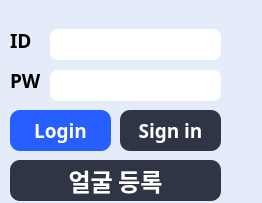
<?xml version="1.0" encoding="UTF-8"?>
<ui version="4.0">
 <class>Form</class>
 <widget class="QWidget" name="Form">
  <property name="geometry">
   <rect>
    <x>0</x>
    <y>0</y>
    <width>262</width>
    <height>203</height>
   </rect>
  </property>
  <property name="windowTitle">
   <string>Form</string>
  </property>
  <property name="styleSheet">
   <string notr="true">background-color: #e4ecfa;</string>
  </property>
  <widget class="QLineEdit" name="le_id">
   <property name="geometry">
    <rect>
     <x>50</x>
     <y>29</y>
     <width>171</width>
     <height>31</height>
    </rect>
   </property>
   <property name="font">
    <font>
     <family>Noto Sans KR</family>
     <pointsize>12</pointsize>
     <weight>75</weight>
     <bold>true</bold>
    </font>
   </property>
   <property name="styleSheet">
    <string notr="true">background-color: #ffffff;
border-radius: 8px;
color: #000000;
padding-right: 3px;
padding-left: 3px;
padding-bottom: 1px;</string>
   </property>
  </widget>
  <widget class="QLineEdit" name="le_pw">
   <property name="geometry">
    <rect>
     <x>50</x>
     <y>70</y>
     <width>171</width>
     <height>31</height>
    </rect>
   </property>
   <property name="font">
    <font>
     <family>Noto Sans KR</family>
     <pointsize>12</pointsize>
     <weight>75</weight>
     <bold>true</bold>
    </font>
   </property>
   <property name="styleSheet">
    <string notr="true">background-color: #ffffff;
border-radius: 8px;
color: #000000;
padding-right: 3px;
padding-left: 3px;
padding-bottom: 1px;</string>
   </property>
  </widget>
  <widget class="QPushButton" name="btn_login">
   <property name="geometry">
    <rect>
     <x>10</x>
     <y>110</y>
     <width>101</width>
     <height>41</height>
    </rect>
   </property>
   <property name="font">
    <font>
     <family>Noto Sans KR</family>
     <pointsize>14</pointsize>
     <weight>75</weight>
     <bold>true</bold>
    </font>
   </property>
   <property name="styleSheet">
    <string notr="true">QPushButton {
	background-color: #275efe;
	border-radius: 10px;
	color: #ffffff;
}
QPushButton:hover {
	background-color: #274fff;
}</string>
   </property>
   <property name="text">
    <string>Login</string>
   </property>
  </widget>
  <widget class="QPushButton" name="btn_signin">
   <property name="geometry">
    <rect>
     <x>120</x>
     <y>110</y>
     <width>101</width>
     <height>41</height>
    </rect>
   </property>
   <property name="font">
    <font>
     <family>Noto Sans KR</family>
     <pointsize>14</pointsize>
     <weight>75</weight>
     <bold>true</bold>
    </font>
   </property>
   <property name="styleSheet">
    <string notr="true">QPushButton {
	border: none;
	background-color: #2f3545;
	border-radius: 10px;
	color: #ffffff;
}
QPushButton:hover {
	background-color: #49526b;
	color: #ffffff;
}</string>
   </property>
   <property name="text">
    <string>Sign in</string>
   </property>
  </widget>
  <widget class="QPushButton" name="btn_registerFace">
   <property name="geometry">
    <rect>
     <x>10</x>
     <y>160</y>
     <width>211</width>
     <height>41</height>
    </rect>
   </property>
   <property name="font">
    <font>
     <family>Noto Sans KR</family>
     <pointsize>18</pointsize>
     <weight>75</weight>
     <bold>true</bold>
    </font>
   </property>
   <property name="styleSheet">
    <string notr="true">QPushButton {
	border: none;
	background-color: #2f3545;
	border-radius: 10px;
	color: #ffffff;
}
QPushButton:hover {
	background-color: #49526b;
	color: #ffffff;
}</string>
   </property>
   <property name="text">
    <string>얼굴 등록</string>
   </property>
  </widget>
  <widget class="QLabel" name="label">
   <property name="geometry">
    <rect>
     <x>10</x>
     <y>20</y>
     <width>31</width>
     <height>41</height>
    </rect>
   </property>
   <property name="font">
    <font>
     <family>Noto Sans KR</family>
     <pointsize>14</pointsize>
     <weight>75</weight>
     <bold>true</bold>
    </font>
   </property>
   <property name="text">
    <string>ID</string>
   </property>
  </widget>
  <widget class="QLabel" name="label_2">
   <property name="geometry">
    <rect>
     <x>10</x>
     <y>60</y>
     <width>31</width>
     <height>41</height>
    </rect>
   </property>
   <property name="font">
    <font>
     <family>Noto Sans KR</family>
     <pointsize>14</pointsize>
     <weight>75</weight>
     <bold>true</bold>
    </font>
   </property>
   <property name="text">
    <string>PW</string>
   </property>
  </widget>
 </widget>
 <resources/>
 <connections/>
</ui>
